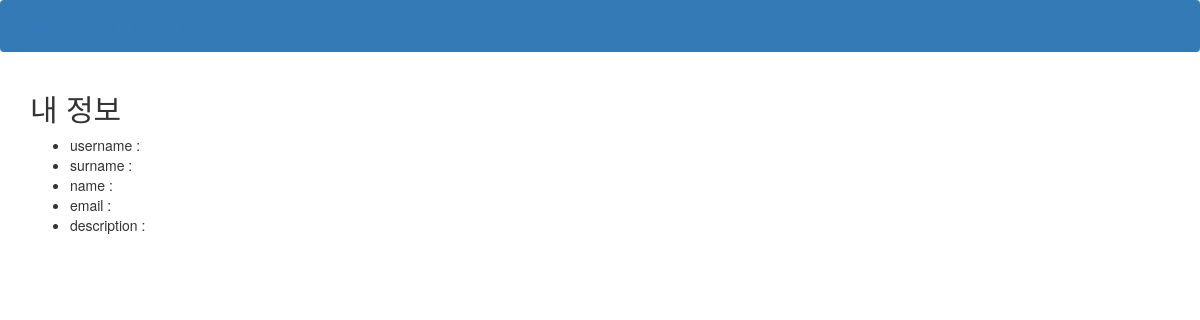
/profile/2, run on an earlier commit of the app's database.
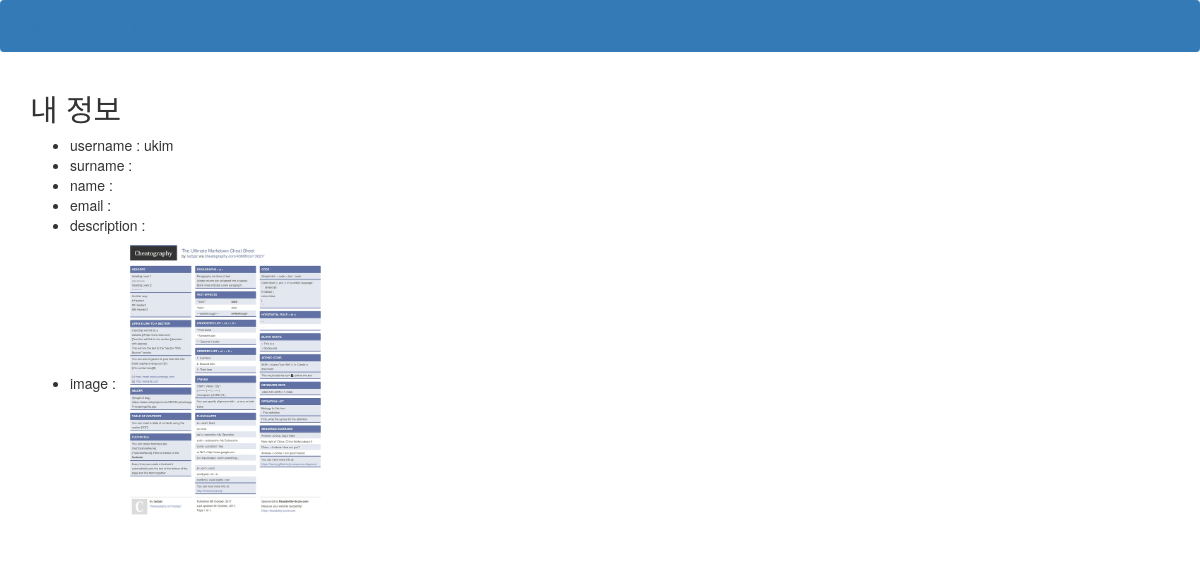
And on a later commit of the database.
### intranet/models.py (models this page shows)
class Profile(models.Model):
    user = models.OneToOneField(User, related_name='profile_user',on_delete=models.CASCADE, null=False, primary_key=True, unique=True)
    image = models.ImageField(null=True, blank=True)
    description = models.TextField(default='',null=True, blank=True)

### intranet/views/profile.py (the view, shortened to what this page needs)
# urls.py: path('profile/<int:forum_id>',views.ProfileView.as_view(),name='profile'),
class ProfileView(ListView):
    template_name = 'intra/profile.html'
    form_class=ProfileForm
    context_object_name='object_list'
    queryset = Profile.objects.all()
    def get(self, request, forum_id):
        self.object_list = self.get_queryset()
        try:
            forums = Topic.objects.filter(id=forum_id)
            context = {}
            try:
                profile = Profile.objects.filter(user=forums[0].writter)
                profile = profile[0]
            except Exception as e:
                profile = Profile(user=forums[0].writter)
            if not profile:
                profile = Profile(user=forums[0].writter)
            context['user_profile'] = profile
            if profile.user == request.user:
                context['form'] = ProfileForm()
        except Exception as e:
            print(e)
        return render(request, self.template_name, context)

### intranet/templates/intra/profile.html (shortened to what this page needs)
{% extends  'intra/base.html' %}
{% block content %}
<h2>내 정보</h2>
<ul>
    <li>username : {{ user_profile.user }}  </li>
    <li>surname : {{ user_profile.user.first_name }}  </li>
    <li>name : {{ user_profile.user.last_name }}  </li>
    <li>email : {{ user_profile.user.email }}  </li>
    <li>description : {{ user_profile.description }}  </li>
    {% if user_profile.image %}
    <li>image : <img style="width: auto; height: 300px;" src="{{ user_profile.image.url }}" /> </li>
    {% endif %}
</ul>
{% endblock %}

What changed in the data, as far as the page shows it:
now on this page (row edited): Profile: user "ukim", image (picture)
changed Profile: image "image_JSMC3Lq.png" → "image.png" (drawn)
Also different on the page:
text now shown: "image :"
